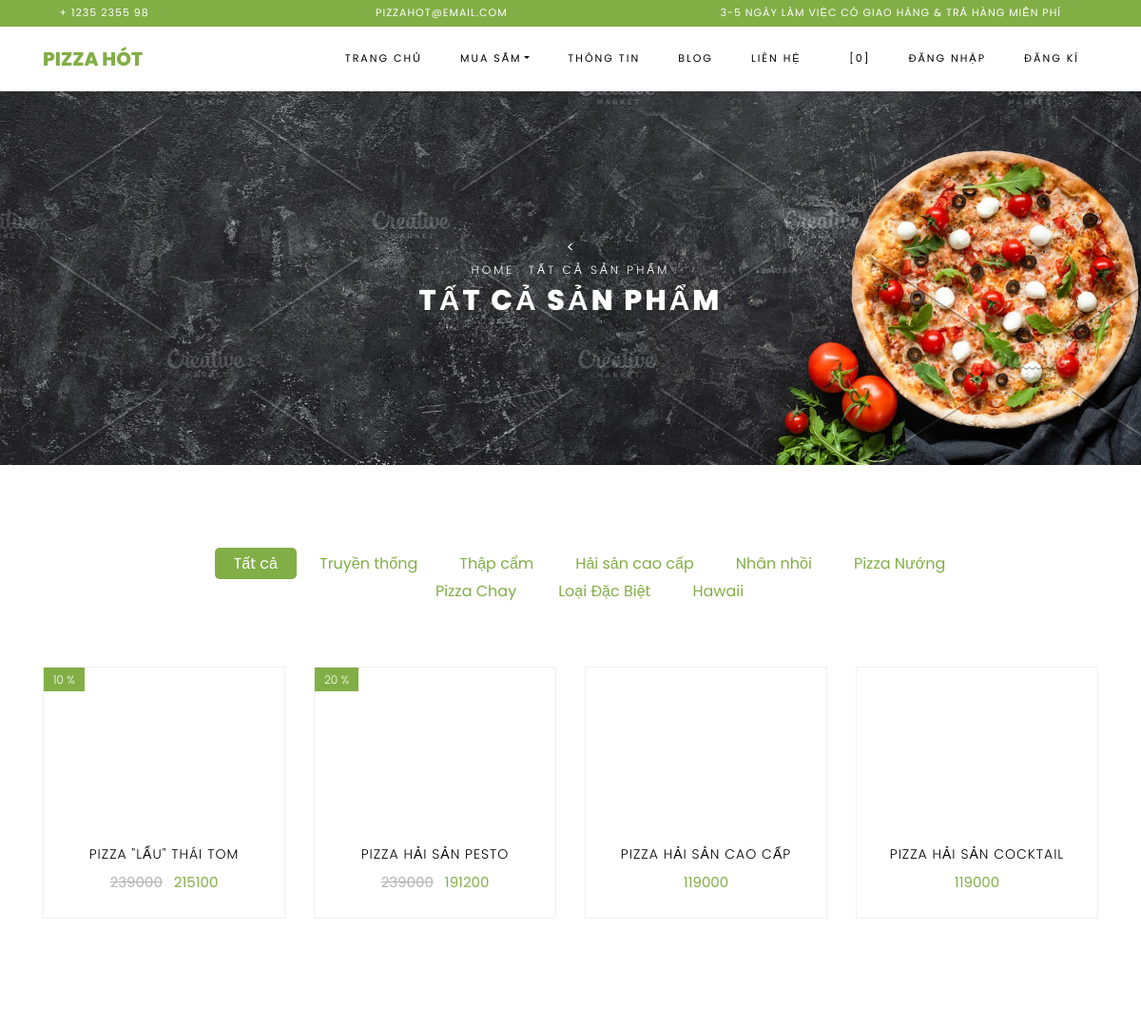
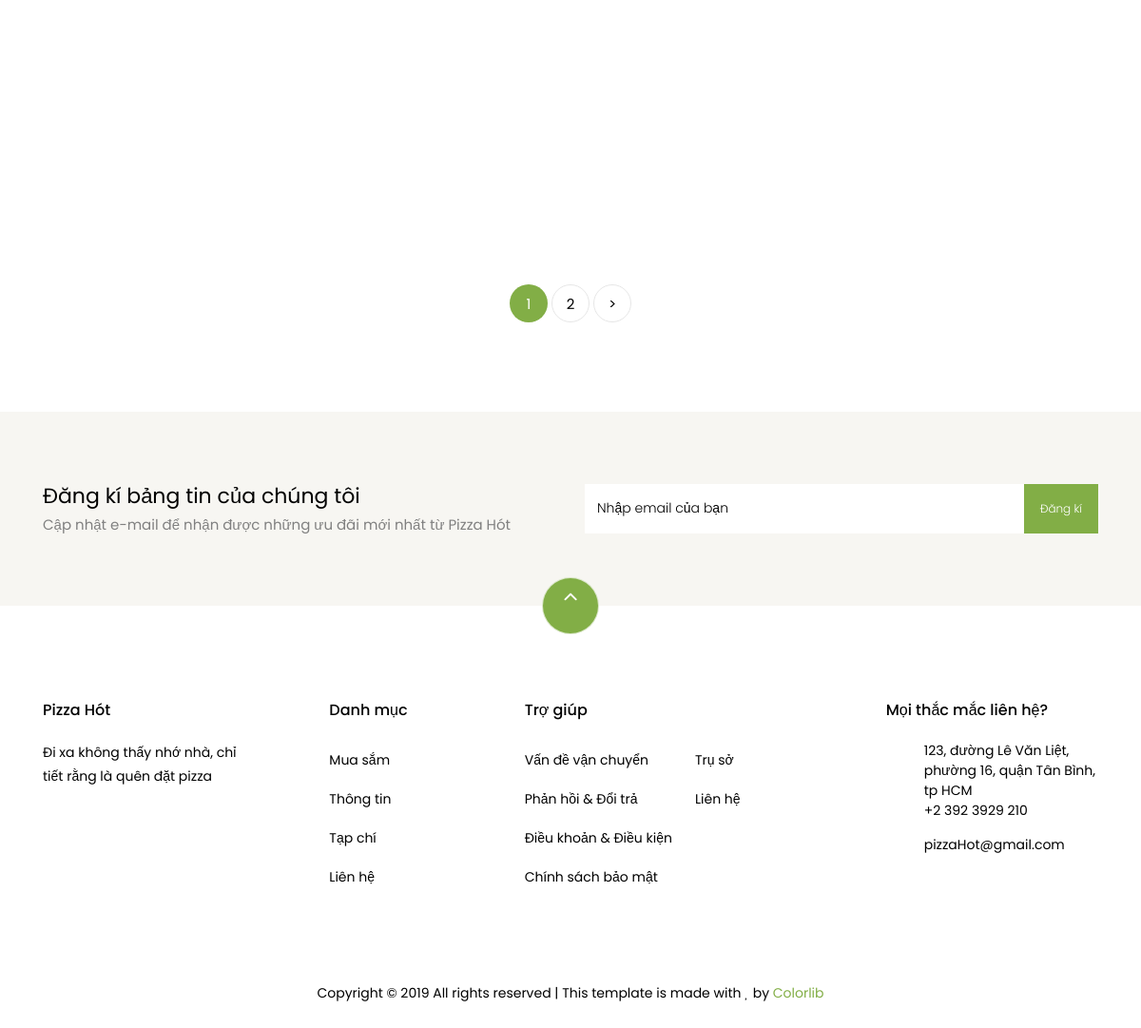
The page /shop.php on the database its author committed (2 pictures, top to bottom).
### tables this page shows
CREATE TABLE `loaisanpham` (
  `MACL` int(20) NOT NULL,
  `TENCL` varchar(255) NOT NULL,
  `HINHANHSP` varchar(100) NOT NULL
);

CREATE TABLE `sanpham` (
  `MASP` varchar(10) NOT NULL,
  `MACL` int(10) NOT NULL,
  `TENSP` varchar(255) NOT NULL,
  `TENSPKD` varchar(255) NOT NULL,
  `GIASP` int(20) NOT NULL,
  `KMSP` int(100) NOT NULL,
  `MOTASP` text NOT NULL,
  `MANCC` int(10) NOT NULL,
  `DUYET` tinyint(2) NOT NULL DEFAULT 2,
  `HINHANHSP` varchar(255) NOT NULL,
  `SOLUONGSP` int(10) NOT NULL DEFAULT 0
);

### core/db.inc (called while the page is built, shortened)
<?php
   	$databaseName = "pizzacompany";
?>

### core/DataProvider.php (called while the page is built, shortened)
<?php
class DataProvider
{
	public static function executeQuery($sql)
	{
		include ('db.inc');
		if (!($connection = mysqli_connect($hostName,$username,$password,$databaseName)))
			die ("couldn't connect to localhost");
		if (!($result = mysqli_query($connection,$sql)))
			showError();
		return $result;
	}
}
?>

### shop.php (the view, shortened to what this page needs)
<!DOCTYPE html>
<html lang="en">
<head>
	<link rel="stylesheet" href="css/open-iconic-bootstrap.min.css">
	<link rel="stylesheet" href="css/animate.css">
	<link rel="stylesheet" href="css/owl.carousel.min.css">
	<link rel="stylesheet" href="css/owl.theme.default.min.css">
	<link rel="stylesheet" href="css/magnific-popup.css">
	<link rel="stylesheet" href="css/aos.css">
	<link rel="stylesheet" href="css/ionicons.min.css">
	<link rel="stylesheet" href="css/bootstrap-datepicker.css">
	<link rel="stylesheet" href="css/jquery.timepicker.css">
	<link rel="stylesheet" href="css/flaticon.css">
	<link rel="stylesheet" href="css/icomoon.css">
	<link rel="stylesheet" href="css/style.css">
</head>
<body class="goto-here">
	<?php
	include('modules/header.php');
	include('modules/content/title.php');
	?>
	<section class="ftco-section">
		<div class="container">
			<div class="row justify-content-center">
				<div class="col-md-10 mb-5 text-center">
					<ul class="product-category">
						<li><a href="#" class="active" id="li-all">Tất cả</a></li>
						<?php
						$result = DataProvider::executeQuery("SELECT * FROM loaisanpham");
						while ($row = mysqli_fetch_assoc($result)) {
							$category = $row['TENCL'];
							$categoryId = $row['MACL'];
							?>
							<li><a id="li-<?php echo $categoryId; ?>" href="shop.php?category=<?php echo $categoryId; ?>"><?php echo $category; ?></a></li>
						<?php
						}
						?>
					</ul>
				</div>
			</div>
			<div class="row">
				<?php
				$condition = "";
				$result = DataProvider::executeQuery("SELECT count(MACL) AS total FROM sanpham WHERE '1' = '1'" . $condition);
				$row = mysqli_fetch_assoc($result);
				$total_records = $row['total'];
				$current_page = isset($_GET['page']) ? $_GET['page'] : 1;
				$limit = 8;
				$total_page = ceil($total_records / $limit);
				$start = ($current_page - 1) * $limit;
				$sql = "SELECT * FROM sanpham WHERE '1' = '1'" . $condition . " LIMIT $start, $limit";
				$result = DataProvider::executeQuery($sql);
				if ($result != null) {
					while ($row = mysqli_fetch_array($result)) { ?>
						<div class="col-md-6 col-lg-3 ftco-animate">
							<div class="product">
								<a href="product-single.php?id=<?php echo $row['MASP']; ?>" class="img-prod"><img class="img-fluid" src="images/products/<?php echo $row['HINHANHSP']; ?>" alt="Colorlib Template">
									<?php if (!empty($row['KMSP'])) { ?><span class="status"><?php echo $row['KMSP']; ?> %</span> <?php } ?>
								</a>
								<div class="text py-3 pb-4 px-3 text-center">
									<h3><a href="product-single.php?id=<?php echo $row['MASP']; ?>"><?php echo $row['TENSP']; ?></a></h3>
									<div class="d-flex">
										<div class="pricing">
											<p class="price">
												<?php
														if (!empty($row['KMSP'])) {
															$price = $row['GIASP'] - ($row['GIASP'] * $row['KMSP']) / 100; ?>
													<span class="mr-2 price-dc"><?php echo $row['GIASP']; ?></span>
												<?php
														} else {
															$price = $row['GIASP'];
														}
														?>
												<span class="price-sale"><?php echo $price; ?></span>
											</p>
										</div>
									</div>
								</div>
							</div>
						</div>
				<?php }
				} ?>
			</div>
			<div class="row mt-5">
				<div class="col text-center">
					<div class="block-27">
						<ul>
								<?php
								for ($i = 1; $i < $total_page; $i++) {
									if ($i == $current_page) { ?>
									<li class="active"><span><?php echo $i; ?></span></li>
								<?php } else { ?>
									<li><a href="shop.php?page=<?php echo $i; ?>"><?php echo $i; ?></a></li>
								<?php }
								}
								if ($current_page < $total_page && $total_page > 1) { ?>
								<li><a href="shop.php?page=<?php echo ($current_page + 1); ?>">&gt;</a></li>
							<?php }
							?>
						</ul>
					</div>
				</div>
			</div>
		</div>
	</section>
	<?php include('modules/content/subcribe.php'); ?>
	<?php include('modules/footer.php'); ?>
</body>
</html>

### rows shown on the page
loaisanpham: TENCL "Truyền thống"
loaisanpham: TENCL "Thập cẩm"
loaisanpham: TENCL "Hải sản cao cấp"
loaisanpham: TENCL "Nhân nhồi"
loaisanpham: TENCL "Pizza Nướng"
loaisanpham: TENCL "Pizza Chay"
loaisanpham: TENCL "Loại Đặc Biệt"
loaisanpham: TENCL "Hawaii"
sanpham: KMSP "10", TENSP "PIZZA \"LẨU\" THÁI TOM", GIASP "239000", price "215100"
sanpham: KMSP "20", TENSP "PIZZA HẢI SẢN PESTO", GIASP "239000", price "191200"
sanpham: TENSP "PIZZA HẢI SẢN CAO CẤP", GIASP "119000"
sanpham: TENSP "PIZZA HẢI SẢN COCKTAIL", GIASP "119000"

### other values the page prints
$title "TẤT CẢ SẢN PHẨM"
